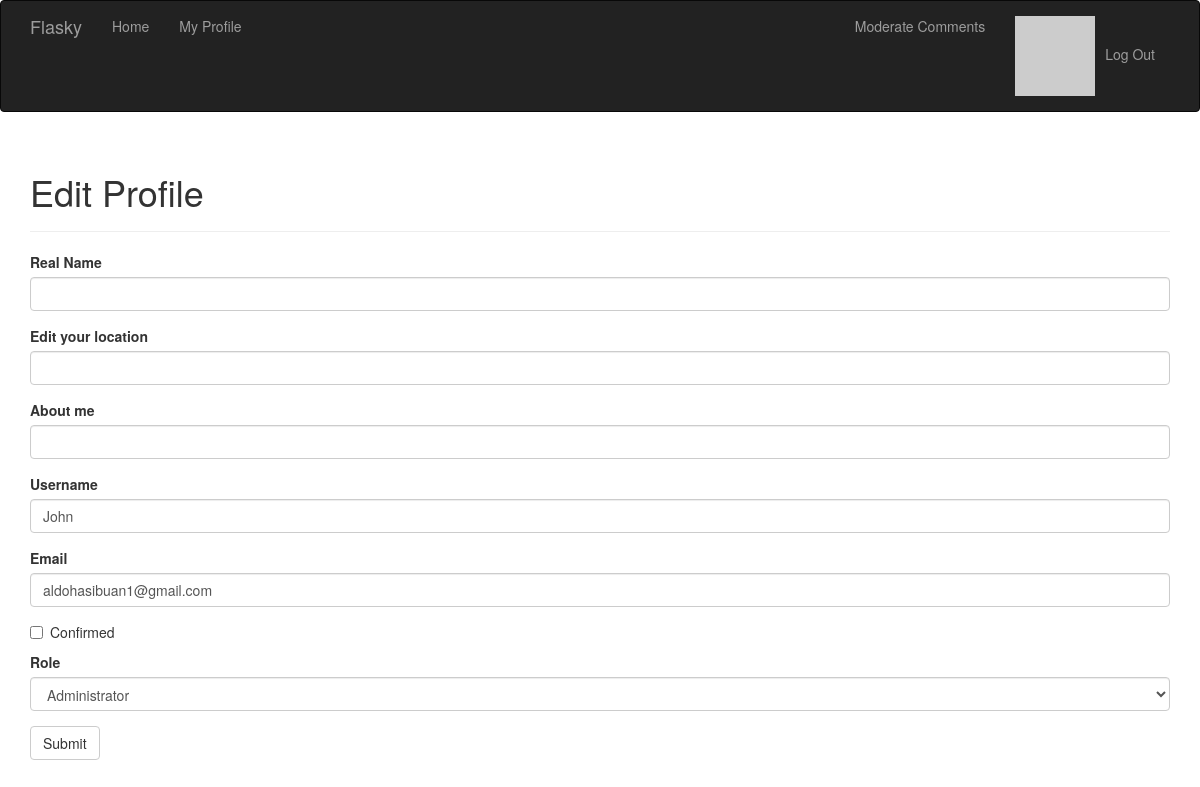
/edit_profile/102 (signed in), run on an earlier commit of the app's database.
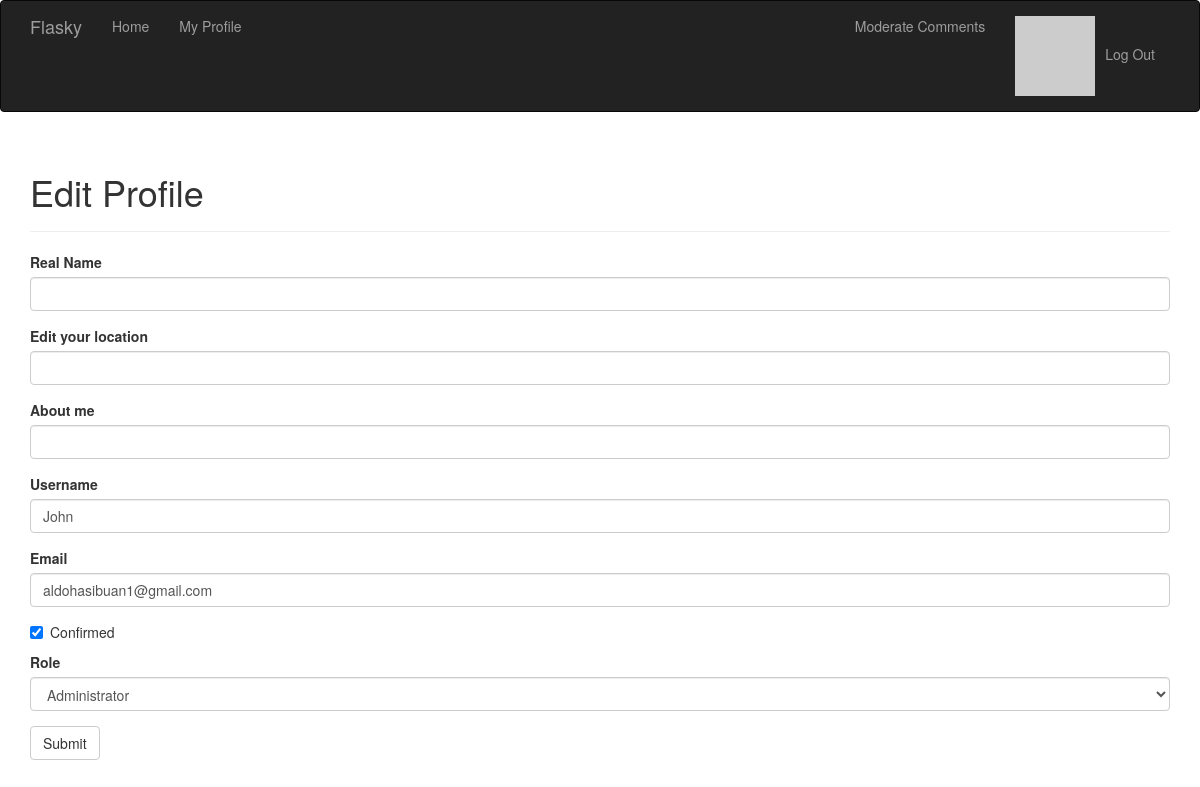
And on a later commit of the database.
### app/models.py (models this page shows, shortened)
class User(UserMixin, db.Model):
    __tablename__ = 'users'
    id = db.Column(db.Integer, primary_key=True)
    email = db.Column(db.String(64), unique=True, index=True)
    username = db.Column(db.String(64), unique=True, index=True)
    role_id = db.Column(db.Integer, db.ForeignKey('roles.id'))
    password_hash = db.Column(db.String(128))
    confirmed = db.Column(db.Boolean, default=False)
    name = db.Column(db.String(64))
    location = db.Column(db.String(64))
    about_me = db.Column(db.Text())
    member_since = db.Column(db.DateTime(), default = datetime.utcnow)
    last_seen = db.Column(db.DateTime(), default = datetime.utcnow)
    avatar_hash = db.Column(db.String(32)) #store avatar hash because computing hash is expensive
    posts: sqlalchemy.orm.Query = db.relationship('Post', backref = 'author', lazy = 'dynamic')
    following: sqlalchemy.orm.Query = db.relationship('Follow',
                               foreign_keys=[Follow.follower_id],
                               backref=db.backref('follower', lazy='joined'),
                               lazy='dynamic',
                               cascade='all, delete-orphan')
    followers: sqlalchemy.orm.Query = db.relationship('Follow',
                                foreign_keys=[Follow.following_id],
                                backref=db.backref('following', lazy='joined'),
                                lazy='dynamic',
                                cascade='all, delete-orphan')
    comments: sqlalchemy.orm.Query = db.relationship('Comment',
                                foreign_keys = [Comment.author_id],
                                backref = db.backref('author', lazy = 'joined'),
                                lazy = 'dynamic',
                                cascade = 'all, delete-orphan')
    def can(self, permission: str) -> bool:
        return self.role is not None and self.role.has_permission(permission)
    @property
    def password(self):
        raise AttributeError("password is not accessible")
    def ping(self):
        self.last_seen = datetime.utcnow()
        db.session.add(self)
        db.session.commit()
    def gravatar(self, size=100, default='retro', rating='g'):
        url = "https://www.gravatar.com/avatar"
        hash = self.avatar_hash or self.gravatar_hash()
        return f'{url}/{hash}?s={size}&d={default}&r={rating}'

### app/main/views.py (the view, shortened to what this page needs)
@main.route("/edit_profile/<int:id>", methods=["GET","POST"])
@login_required
@admin_required
def edit_profile_admin(id):
    user = db.session.query(User).get_or_404(id)
    form = EditProfileAdminForm(user)
    form.name.data = user.name
    form.location.data = user.location
    form.about_me.data = user.about_me
    form.username.data = user.username
    form.email.data = user.email
    form.confirmed.data = user.confirmed
    form.role.data = user.role_id
    return render_template("edit_profile.html", form=form, user=user)

### app/main/forms.py (shortened to what this page needs)
class EditProfileAdminForm(FlaskForm):
    name = StringField("Real Name", validators=[Length(0,64)])
    location = StringField("Edit your location", validators=[Length(0,64)])
    about_me = StringField("About me")
    username = StringField('Username', validators=[DataRequired(),
                                                   Length(1,64),
                                                   Regexp('^[A-Za-z][A-Za-z0-9_.]*$', 0,
                                                   'Usernames must start with a letter, and can only\
                                                    have letters, numbers, dots or underscores.')])
    email = StringField('Email', validators=[DataRequired(),
                                            Length(1,64),
                                            Email()])
    confirmed = BooleanField('Confirmed')
    role = SelectField('Role', coerce=int)
    submit = SubmitField('Submit')
    def __init__(self, user, *args, **kwargs):
        super().__init__(*args, **kwargs)
        self.role.choices = [(role.id, role.name) for role in db.session.query(Role).order_by(Role.name).all()]
        self.user = user

### app/auth/views.py (called while the page is built)
@auth.before_app_request
def before_request():
    if current_user.is_authenticated:
        current_user.ping()

### app/main/__init__.py (called while the page is built)
@main.app_context_processor
def inject_permissions():
    return dict(Permission=Permission)

### app/models.py (called while the page is built)
@login_manager.user_loader
def load_user(user_id):
    return db.session.get(User, {"id": int(user_id)})

    def has_permission(self, perm):
        return self.permissions & perm == perm

### app/templates/edit_profile.html
{% extends "base.html" %}
{% import "bootstrap/wtf.html" as wtf%}
{% block page_content %}
    <div class = "page-header">
        <H1>Edit Profile</H1>
    </div>
    {{wtf.quick_form(form)}}
{%endblock%}

### app/templates/base.html (shortened to what this page needs)
{% extends "bootstrap/base.html" %}
{% block head %}
{{ super() }}
<link rel="stylesheet" type="text/css" href="{{ url_for('static', filename='styles.css') }}">
{% endblock %}
{% block navbar %}
<div class="navbar navbar-inverse" role="navigation">
    <div class="container">
        <div class="navbar-header">
            <a class="navbar-brand" href="/">Flasky</a>
        </div>
        <div class="navbar-collapse collapse">
            <ul class="nav navbar-nav">
                <li><a href="/">Home</a></li>
                {% if current_user.is_authenticated %}
                <li><a href="{{url_for('main.user', username=current_user.username) }}">My Profile</a></li>
                {%endif%}
            </ul>
            <ul class = "nav navbar-nav navbar-right">
                {% if current_user.can(Permission.MODERATE) %}
                    <li><a href="{{url_for('main.moderate') }}">Moderate Comments</a></li>
                {% endif %}
                {% if current_user.is_authenticated %}
                <li><a href="{{url_for('auth.logout')}}">
                    <img src="{{ current_user.gravatar(size=18) }}" style="margin-right: 10px">Log Out</a></li>
                {% else %}
                <li><a href="{{url_for('auth.login')}}">Log In</a></li>
                {%endif%}
            </ul>
        </div>
    </div>
</div>
{% endblock %}
{%block content%}
<div class="container">
    {%block page_content%}
    {%endblock%}
</div>
{%endblock%}

What changed in the data, as far as the page shows it:
changed User "John": confirmed "☐" → "☑"
